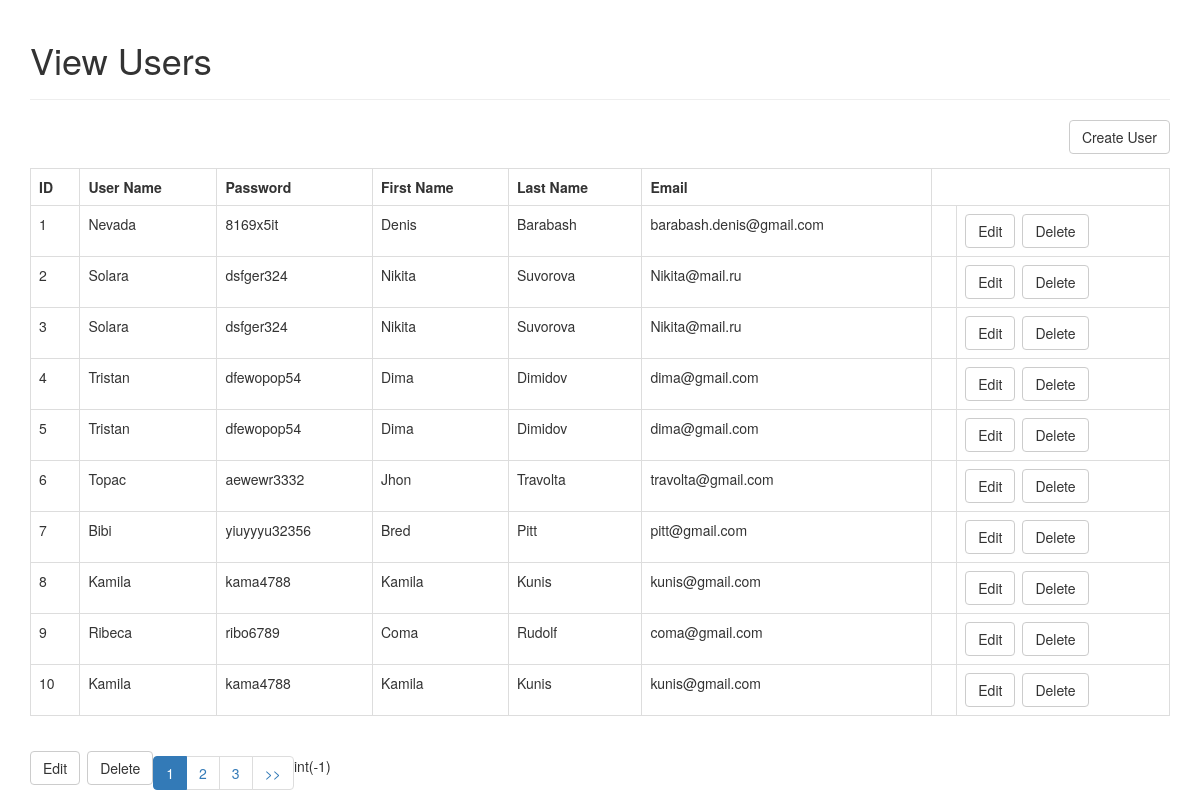
The page / on the database its author committed.
### tables this page shows
CREATE TABLE IF NOT EXISTS `users` (
  `id` int(11) NOT NULL AUTO_INCREMENT,
  `username` varchar(255) NOT NULL,
  `password` varchar(255) NOT NULL,
  `first_name` varchar(255) NOT NULL,
  `last_name` varchar(255) NOT NULL,
  `email` varchar(255) NOT NULL,
  PRIMARY KEY (`id`)
);

### object/users.php (called while the page is built, shortened)
<?php
class Users{
    private $conn;
    private $table_name = "users";
    public function __construct($db){
        $this->conn = $db;
    }
function readAll($page, $from_record_num, $records_per_page){
    $query = "SELECT
                id, username, password, first_name, last_name, email
            FROM
                " . $this->table_name . "
            ORDER BY
                id ASC
            LIMIT
                {$from_record_num}, {$records_per_page}";
    $stmt = $this->conn->prepare( $query );
    $stmt->execute();
    return $stmt;
}
public function countAll(){
    $query = "SELECT id FROM " . $this->table_name . "";
    $stmt = $this->conn->prepare( $query );
    $stmt->execute();
    $num = $stmt->rowCount();
    return $num;
}
}

### index.php (the view)
<?php
include_once 'config/database.php';
include_once 'object/users.php';
$page_title = "View Users";
include_once "header.php";
echo "<div class='right-button-margin'>";
    echo "<a href='create_user.php' class='btn btn-default pull-right'>Create User</a>";
echo "</div>";
$page = isset($_GET['page']) ? $_GET['page'] : 1;
$records_per_page = 10;
$from_record_num = ($records_per_page * $page) - $records_per_page;
$database = new Database();
$db = $database->getConnection();
$user = new Users($db);
$stmt = $user->readAll($page, $from_record_num, $records_per_page);
$num = $stmt->rowCount();
if($num>0){
    echo "<table class = 'table table-hover table-responsive table-bordered'>";
        echo "<tr>";
            echo "<th>ID</th>";
            echo "<th>User Name</th>";
            echo "<th>Password</th>";
            echo "<th>First Name</th>";
            echo "<th>Last Name</th>";
            echo "<th>Email</th>";
        echo "</tr>";
        while ($row = $stmt->fetch(PDO::FETCH_ASSOC)){
            extract($row);
            echo "<tr>";
                echo "<td>{$id}</td>";
                echo "<td>{$username}</td>";
                echo "<td>{$password}</td>";
                echo "<td>{$first_name}</td>";
                echo "<td>{$last_name}</td>";
                echo "<td>{$email}</td>";
                echo "<td>";
                echo "</td>";
                echo "<td>";
                echo "<a href='update_users.php?id={$id}' class='btn btn-default left-margin'>Edit</a>";
                echo "<a href='delete_user.php?id={$id}' class='btn btn-default delete-object'>Delete</a>";
                echo "</td>";
            echo "</tr>";
        }
    echo "</table>";
}
else{
    echo "<div>No users found.</div>";
}
echo "<td>";
    echo "<a href='update_users.php?id={$id}' class='btn btn-default left-margin'>Edit</a>";
    echo "<a href='delete_user.php?id={$id}' class='btn btn-default delete-object'>Delete</a>";
echo "</td>";
include_once 'paging_users.php';
?>
<?php
include_once "footer.php";
?>

### header.php (shortened to what this page needs)
<!DOCTYPE html>
<html lang="en">
<head>
    <link rel="stylesheet" href="//netdna.bootstrapcdn.com/bootstrap/3.1.1/css/bootstrap.min.css">
</head>
<body>
    <div class="container">
        <?php
        echo "<div class='page-header'>";
            echo "<h1>{$page_title}</h1>";
        echo "</div>";
        ?>

### paging_users.php (shortened to what this page needs)
<?php
include_once 'object/users.php';
$page_dom = "index.php";
echo "<ul class=\"pagination\">";
$user = new Users($db);
$total_rows = $user->countAll();
$total_pages = ceil($total_rows / $records_per_page);
$range = 2;
$initial_num = $page - $range;
var_dump($initial_num);
$condition_limit_num = ($page + $range)  + 1;
for ($x=$initial_num; $x<$condition_limit_num; $x++) {
    if (($x > 0) && ($x <= $total_pages)) {
        if ($x == $page) {
            echo "<li class='active'><a href=\"#\">$x <span class=\"sr-only\">(current)</span></a></li>";
        }
        else {
            echo "<li><a href='{$page_dom}?page=$x'>$x</a></li>";
        }
    }
}
if($page<$total_pages){
    echo "<li><a href='" .$page_dom . "?page={$total_pages}' title='Last page is {$total_pages}.'>";
        echo ">>";
    echo "</a></li>";
}
echo "</ul>";
?>

### footer.php (shortened to what this page needs)
</div>
</body>
</html>

### header.php (style rules this page uses)
.left-margin { margin:0 .5em 0 0; }
.right-button-margin { margin: 0 0 1em 0; overflow: hidden; }

### rows shown on the page
users: id "1", username "Nevada", password "8169x5it", first_name "Denis", last_name "Barabash", email "barabash.denis@gmail.com"
users: id "2", username "Solara", password "dsfger324", first_name "Nikita", last_name "Suvorova", email "Nikita@mail.ru"
users: id "3", username "Solara", password "dsfger324", first_name "Nikita", last_name "Suvorova", email "Nikita@mail.ru"
users: id "4", username "Tristan", password "dfewopop54", first_name "Dima", last_name "Dimidov", email "dima@gmail.com"
users: id "5", username "Tristan", password "dfewopop54", first_name "Dima", last_name "Dimidov", email "dima@gmail.com"
users: id "6", username "Topac", password "aewewr3332", first_name "Jhon", last_name "Travolta", email "travolta@gmail.com"
users: id "7", username "Bibi", password "yiuyyyu32356", first_name "Bred", last_name "Pitt", email "pitt@gmail.com"
users: id "8", username "Kamila", password "kama4788", first_name "Kamila", last_name "Kunis", email "kunis@gmail.com"
users: id "9", username "Ribeca", password "ribo6789", first_name "Coma", last_name "Rudolf", email "coma@gmail.com"
users: id "10", username "Kamila", password "kama4788", first_name "Kamila", last_name "Kunis", email "kunis@gmail.com"

### other values the page prints
$page_title "View Users"
